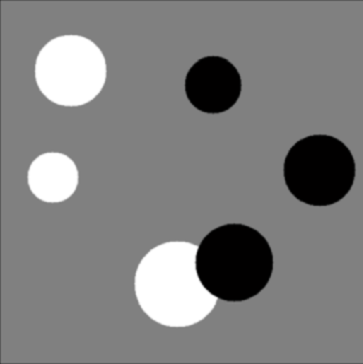
%> input picture circulos.png, 363 x 364 px
$ octave cuenta_circulos.m   (GNU Octave 9; MATLAB toolbox functions it lacks are replaced by stand-ins)
%> lines starting %> are read from the running program, lines starting %| are printed output that depends on the picture; in (x1, y1, x2, y2) boxes, pixels count from 0 and x2, y2 are one past the last pixel; in counts of white or black regions, pixels touching at a corner belong together; the program's own positions count from 1
A = imread('circulos.png');
%> A is the input picture: size 364x363x3 uint8; mean R, G, B 127.5, 127.4, 127.4
Rmin = 5; %30
Rmax = 200; %65
B=[0 1 0;1 1 1;0 1 0];
%%
%Se tratan circulos obscuros
bw = im2bw(A,0.4);
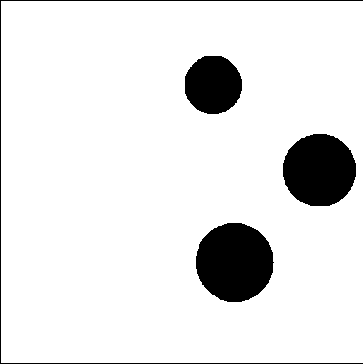
%> bw: size 364x363 logical; 90.4% white; 4 black regions, box (x1, y1, x2, y2) and area: (196, 223, 274, 302) 4827, (283, 134, 356, 206) 4179, (185, 56, 242, 114) 2643, (0, 0, 363, 364) 1088
subplot(2,2,1);imshow(bw);
[centersDark, radiiDark] = imfindcircles(bw,[Rmin Rmax],'ObjectPolarity','dark');
%> centersDark = [213.6 85.6; 320.1 170.9; 235 263.1]; radiiDark = [28.75; 36.6; 39.04]
viscircles(centersDark, radiiDark,'LineStyle','--');
IM2 = imdilate(bw,B);IM2=imdilate(IM2,B);
%> after `IM2 = imdilate(bw,B)`: IM2: size 364x363 logical; 91.6% white; 5 black regions (2 under 20 px), largest, box (x1, y1, x2, y2) and area: (197, 224, 273, 301) 4607, (284, 135, 355, 205) 3974, (186, 57, 241, 113) 2479
%> after `IM2=imdilate(IM2,B)`:
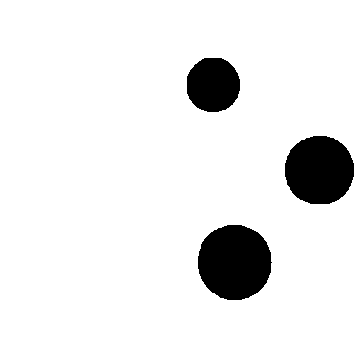
%> IM2: size 364x363 logical; 92.1% white; 3 black regions, box (x1, y1, x2, y2) and area: (198, 225, 272, 300) 4392, (285, 136, 354, 204) 3774, (187, 58, 240, 112) 2321
Im_label=bwlabel(~IM2,8);
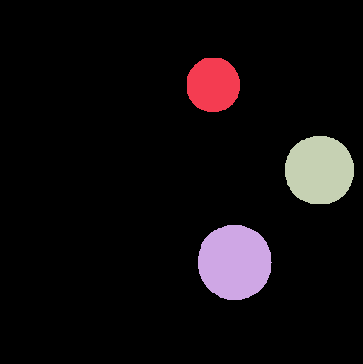
%> Im_label: size 364x363 double; 4 distinct labels, from 0 to 3; one colour per label, 0 black
n=max(max(Im_label));
%> n = 3
display(n,'El numero de circulos obscuros es: ');
%| 3
%%
%Se tratan circulos claros
bw2 = im2bw(A,0.8);
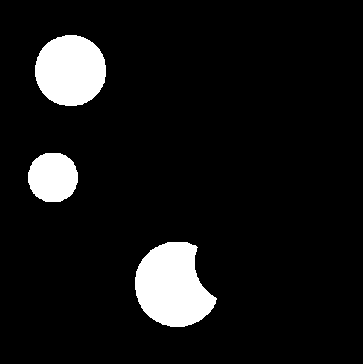
%> bw2: size 364x363 logical; 8.3% white; 3 white regions, box (x1, y1, x2, y2) and area: (135, 242, 217, 327) 4935, (35, 35, 106, 106) 3998, (28, 153, 78, 202) 1979
subplot(2,2,2);imshow(bw2);
[centersBright, radiiBright] = imfindcircles(bw2,[Rmin Rmax],'ObjectPolarity','bright');
%> centersBright = [71.33 71.08; 53.72 177.9; 176.9 285.3; 187.2 251.9; 204.5 302.2]; radiiBright = [35.51; 25.15; 41.83; 8.86; 10.05]
viscircles(centersBright, radiiBright,'EdgeColor','b');
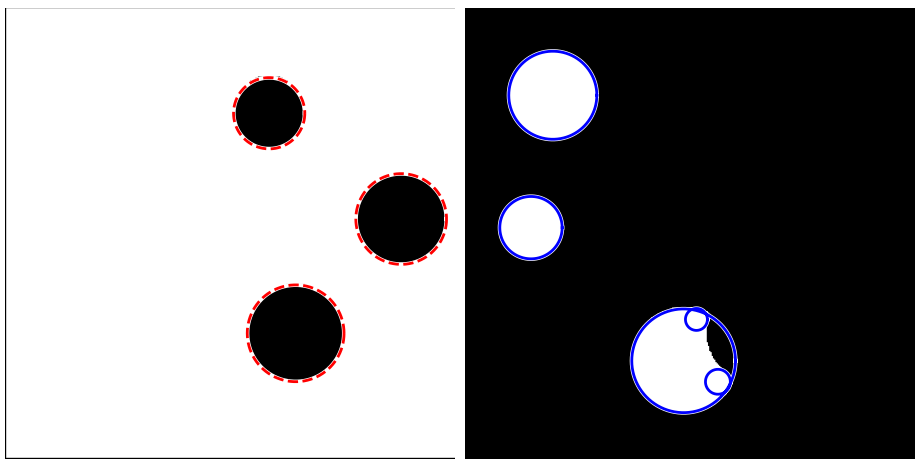
%> figure redrawn from the program's plot data, 2 panels
IM = imdilate(bw2,B);
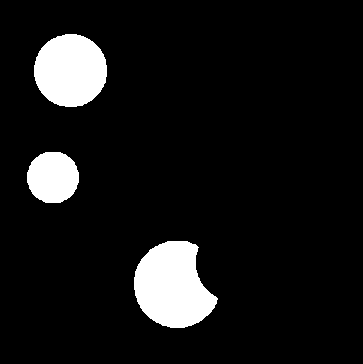
%> IM: size 364x363 logical; 8.7% white; 3 white regions, box (x1, y1, x2, y2) and area: (134, 241, 218, 328) 5179, (34, 34, 107, 107) 4202, (27, 152, 79, 203) 2126
Im_label=bwlabel(IM,8);
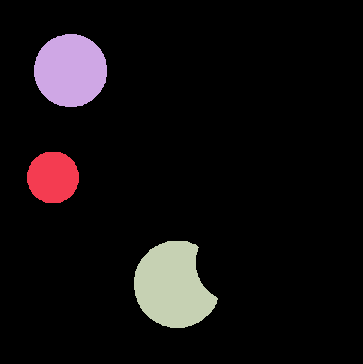
%> Im_label: size 364x363 double; 4 distinct labels, from 0 to 3; one colour per label, 0 black
n=max(max(Im_label));
display(n,'El numero de circulos blancos es: ');
%| 3
